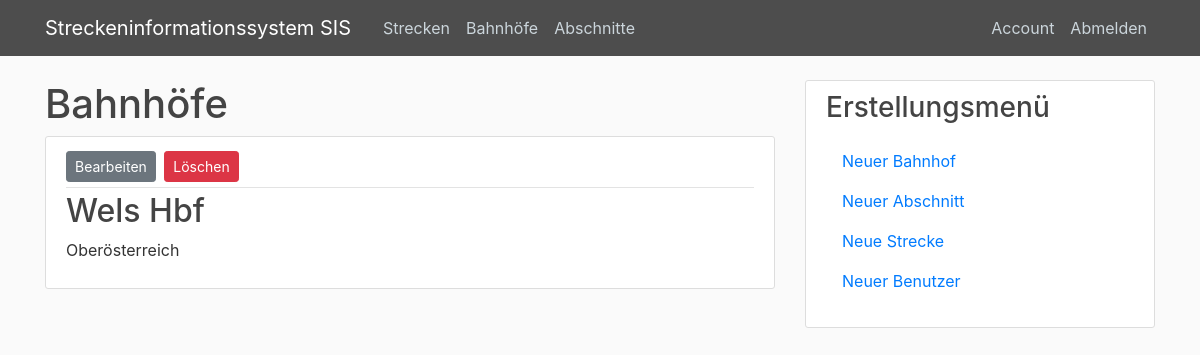
Page /station/1 (signed in) on the earlier database version.
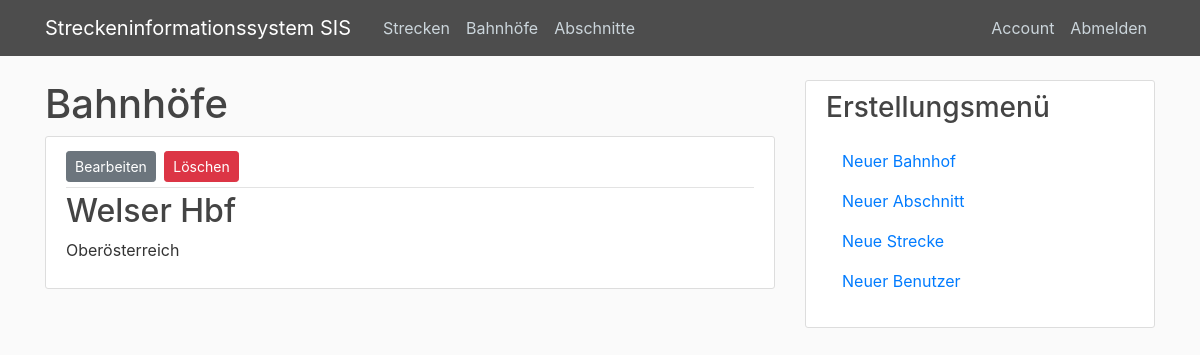
Same page on the later database version.
### application.py (models this page shows, shortened)
class Station(db.Model):
    __tablename__ = "stations"
    id = db.Column(db.Integer, primary_key=True)
    name = db.Column(db.String(255), unique=True, nullable=False)
    state = db.Column(db.String(17), nullable=False)
    start_of = db.relationship('Railway', backref='start_station', lazy='dynamic', foreign_keys='Railway.starts_at')
    end_of = db.relationship('Railway', backref='end_station', lazy='dynamic', foreign_keys='Railway.ends_at')

### application.py (the view)
@app.route("/station/<int:station_id>")
@login_required
def station(station_id):
    station = Station.query.get_or_404(station_id)
    return render_template("station.html", title=station.name, station=station)

### application.py (called while the page is built)
@login_manager.user_loader
def load_user(user_id):
    return User.query.get(int(user_id))

### templates/station.html (shortened to what this page needs)
{% extends "layout.html" %}
{% block content %}
<h1>Bahnhöfe</h1>
<article class="media content-section">
    <div class="media-body">
        <div class="article-metadata">
            <div>
                <a class="btn btn-secondary btn-sm mt-1 mb-1"
                   href="{{ url_for('update_station', station_id=station.id) }}">Bearbeiten</a>
                <button type="button" class="btn btn-danger btn-sm m-1" data-toggle="modal" data-target="#deleteModal">
                    Löschen
                </button>
            </div>
        </div>
        <h2 class="article-title">{{ station.name }}</h2>
        <p class="article-content">{{ station.state }}</p>
    </div>
</article>
{% endblock content %}

Differences in the rows shown:
changed Station "Oberösterreich": name "Wels Hbf" → "Welser Hbf"
